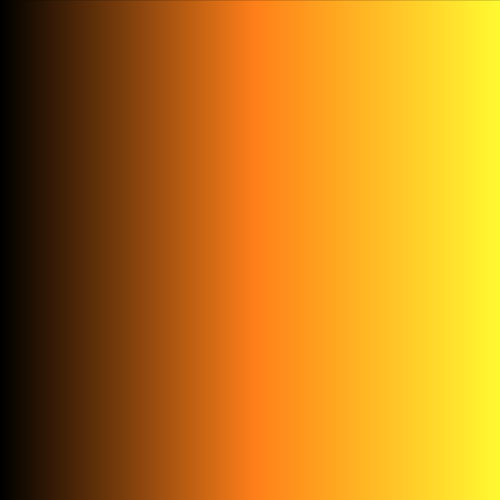
Frame 1 (no input)
Frame 60 (the mouse pressed at the canvas centre just before this capture): identical to frame 1, image omitted
Frame 120 (the mouse held since frame 60 and released just before this capture): identical to frame 1, image omitted

The Processing sketch that drew this single still picture (run headless with seeded random() and noise(); from frame 60 on, the mouse is pressed at the canvas centre):

// Processing sketch: primer17
// ── primer17.pde

void setup() 
{
  frameRate(60);
  size(500,500);
}

void draw() 
{
  background(0,0,0);
  for (int i = 0; i<width; i++) 
  {
    stroke(i,i/2,i/10);
    line(i, 0, i, height);
  }
}
